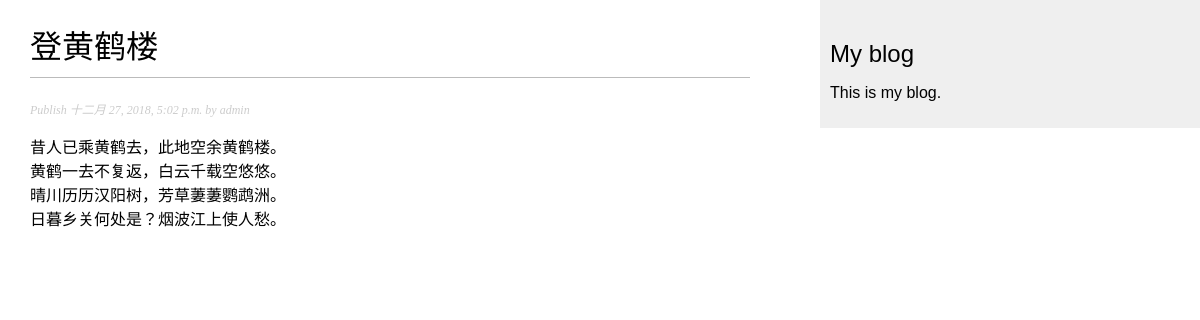
The app's page /blog/2018/12/27/deng-huang-he-lou/ with its own data.
### blog/models.py (models this page shows, shortened)
class Post(models.Model):
    STATUS_CHOICES = (
        ('draft', 'Draft'),
        ('published', 'Published'),
    )
    title = models.CharField(max_length=250)
    slug = models.SlugField(max_length=250,unique_for_date='publish')
    author = models.ForeignKey(User,related_name='blog_posts')
    body = models.TextField()
    publish = models.DateTimeField(default=timezone.now)
    created = models.DateTimeField(auto_now_add=True)
    updated = models.DateTimeField(auto_now=True)
    status = models.CharField(max_length=10,choices=STATUS_CHOICES,default='draft')
    objects = models.Manager() #默认管理器，Post.objects.all()
    published = PublishedManager() #自定义管理器,Post.published.all()
    class Meta:
        ordering = ('-publish',)

### blog/views.py (the view)
def post_detail(request, year, month, day, post):
    post = get_object_or_404(Post, slug=post,
                             status = 'published',
                             publish__year = year,
                             publish__month = month,
                             publish__day = day)
    return render(request,'blog/post/detail.html',{'post': post})

### blog/templates/blog/post/detail.html (shortened to what this page needs)
{% extends "blog/base.html" %}
{% block content %}
    <h1>{{ post.title }}</h1>
    <p class="date">Publish {{ post.publish }} by {{ post.author }}</p>
    {{ post.body|linebreaks }}
{% endblock %}

### blog/static/css/blog.css (style rules this page uses)
body { margin:0; padding:0; font-family:helvetica, sans-serif; }
h1 { font-weight:normal; border-bottom:1px solid #bbb; padding:0 0 10px 0; }
p.date { color:#ccc; font-family: georgia, serif; font-size: 12px; font-style: italic; }

### records on screen
Post: title "登黄鹤楼", publish "十二月 27, 2018, 5:02 p.m.", author "admin", body "昔人已乘黄鹤去，此地空余黄鹤楼。 黄鹤一去不复返，白云千载空悠悠。 晴川历历汉阳树，芳草萋萋鹦鹉洲。 日暮乡关何处是？烟波江上使人愁。"
